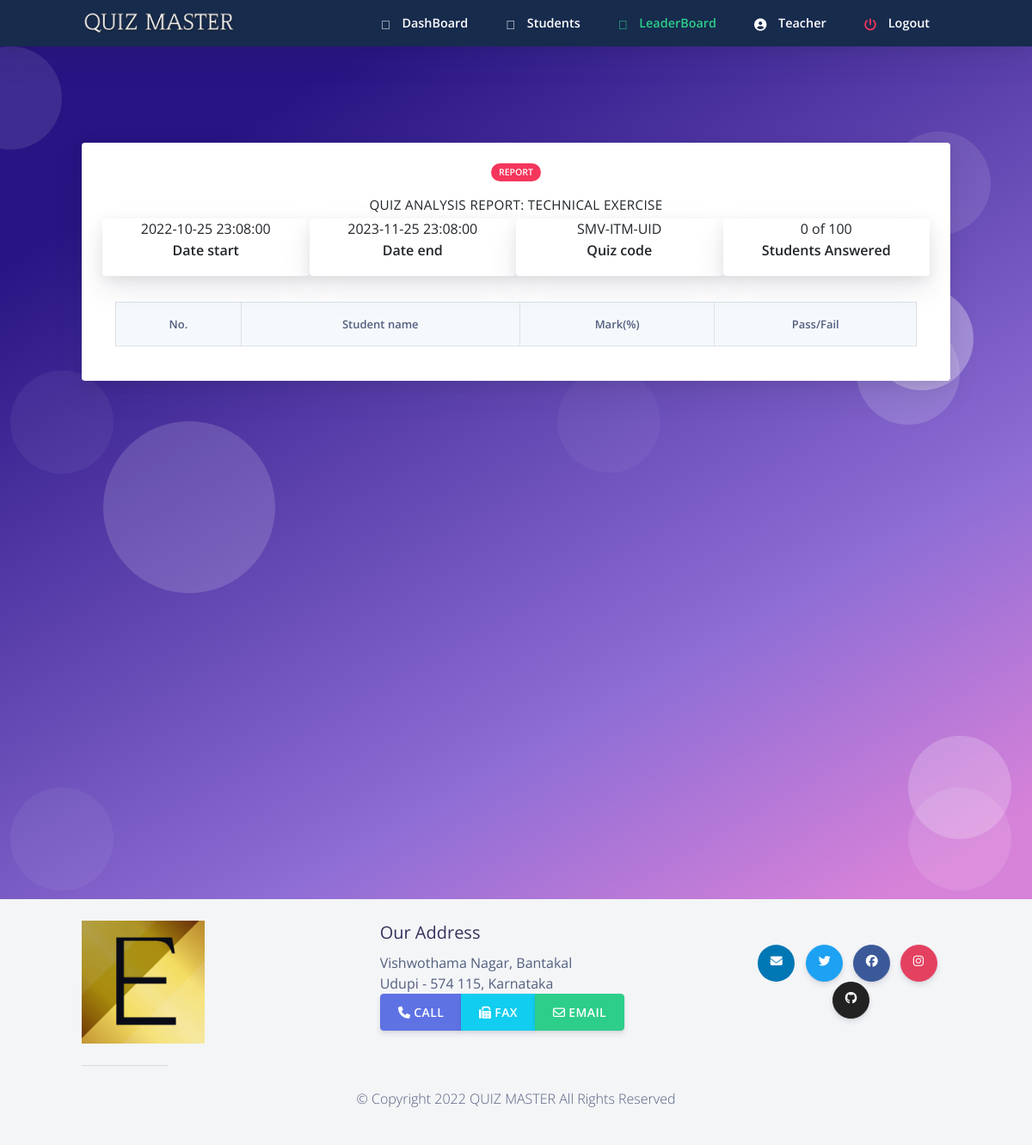
The app's page /teacher/quiz-report.php?quizID=1 (signed in) with its own data.
### tables this page shows
CREATE TABLE `instructor` (
  `instructorID` int(11) NOT NULL,
  `name` varchar(255) NOT NULL,
  `username` varchar(255) NOT NULL,
  `ipassword` varchar(255) NOT NULL
);

CREATE TABLE `quiz` (
  `quizID` int(11) NOT NULL,
  `InstructorID` int(11) NOT NULL,
  `quizName` varchar(255) NOT NULL,
  `dateOpen` datetime NOT NULL,
  `dateClose` datetime NOT NULL,
  `quizDescription` varchar(255) NOT NULL,
  `quizCode` varchar(255) NOT NULL,
  `classAverage` float NOT NULL,
  `numStudents` int(4) NOT NULL
);

### teacher/quiz-report.php (the view, shortened to what this page needs)
<html>
<?php require ("header.php");?>
<?php
require_once 'sql.php';
$id1 = $_SESSION["instructorID"];
$sql = "SELECT * FROM `instructor`
        WHERE `instructorID` = $id1";
 $res = mysqli_query($conn,$sql);
    if ($res == true) {
        global $tname;
        while ($row = mysqli_fetch_array($res)) {
            $tname = $row['name'];
        }
    }
$id = $_GET['quizID'];
$query = "SELECT * FROM quiz
          WHERE quizid = $id";
$result = $conn->query($query);
?>
  <body class="bg-white" id="top">
    <nav
      id="navbar-main"
      class="
        navbar navbar-main navbar-expand-lg
        bg-default
        navbar-light
        position-sticky
        top-0
        shadow
        py-0
      "
    >
      <div class="container">
        <ul class="navbar-nav navbar-nav-hover align-items-lg-center">
          <li class="nav-item dropdown">
            <a href="index.php" class="navbar-brand mr-lg-5 text-white">
                               <img src="../assets/img/navbar.png" />
            </a>
          </li>
        </ul>
        <div class="navbar-collapse collapse bg-default" id="navbar_global">
          <ul class="navbar-nav align-items-lg-center ml-auto">
				 <li class="nav-item">
              <a href="home.php" class="nav-link">
                <span class="text-white nav-link-inner--text font-weight-bold"
                  ><i class="text-white fad fa-home"></i> DashBoard</span
                >
              </a>
            </li>
			 <li class="nav-item">
              <a href="studentslist.php" class="nav-link">
                <span class="text-white nav-link-inner--text font-weight-bold"
                  ><i class="text-white fad fa-poll"></i> Students</span
                >
              </a>
            </li>
			 <li class="nav-item">
              <a href="leaderboard.php" class="nav-link">
                <span class="text-success nav-link-inner--text font-weight-bold"
                  ><i class="text-success fad fa-award"></i> LeaderBoard</span
                >
              </a>
            </li>
			 <li class="nav-item">
              <a href="profile.php" class="nav-link">
                <span class="text-white nav-link-inner--text font-weight-bold"
                  ><i class="text-white fas fa-user-circle"></i> <?php echo $tname ?></span
                >
              </a>
            </li>
		   <li class="nav-item">
              <a href="logout.php" class="nav-link">
                <span class="text-white nav-link-inner--text font-weight-bold"
                  ><i class="text-danger fas fa-power-off"></i> Logout</span
                >
              </a>
            </li>
          </ul>
        </div>
      </div>
    </nav>
  <section class="section section-shaped section-lg">
    <div class="shape shape-style-1 shape-primary">
      <span></span>
      <span></span>
      <span></span>
      <span></span>
      <span></span>
      <span></span>
      <span></span>
      <span></span>
      <span></span>
      <span></span>
    </div>
<div class="container">
<div class="row">
            <div class="col-sm-12 mb-3">
              <div class="card card-body bg-gradient-white text-white mt-3">
			  <div class="col-12 mx-auto text-center">
            <span class="badge badge-danger badge-pill mb-3">Report</span>
            <div class="text-dark">
                <div class="heading">
				<?php
                $insTargetStud = '';
                if($result-> num_rows >0) {
                        while ($row = $result-> fetch_assoc()) {?>
                    Quiz Analysis Report: <?php echo $row["quizName"];
                    $insTargetStud = $row["numStudents"];
                    ?>
                </div>
                <div class="mt-1 row">
                    <div class="card col-md-3">
                        <?php echo $row["dateOpen"];?>
                        <p class="font-weight-bold" >Date start</p>
                    </div>
                    <div class="card col-md-3">
                    <?php echo $row["dateClose"];?>
                        <p class="font-weight-bold">Date end</p>
                    </div>
                    <div class="card col-md-3">
                    <?php echo $row["quizCode"];?>
                        <p class="font-weight-bold">Quiz code</p>
                    </div>
                    <?php }
                    }?>
                    <div class="card col-md-3">
                        <?php
                            $cur = "SELECT COUNT(DISTINCT StudentID) FROM answeredquiz WHERE quizID= $id";
                            $curCount = mysqli_query($conn, $cur);
                            if($curCount-> num_rows >0) {
                                while ($rox = $curCount-> fetch_assoc()) {
                                    echo $rox["COUNT(DISTINCT StudentID)"];
                                    echo " of ";
                                    echo $insTargetStud;
                                }
                            }
                        ?>
                        <p class="font-weight-bold">Students Answered</p>
                    </div>
                </div>
                <div class="table-responsive">
                <table class="table table-striped table-hover table-bordered text-center">
                    <tr class="font-weight-bold">
                        <th>No.</th><th>Student name</th><th>Mark(%)</th><th>Pass/Fail</th>
                    </tr>
                </table>
                </div>
            </div>
          </div>
                  </div>
                </div>
              </div>
    </div>
</section>
    <?php require("footer.php");?>
</body>
</html>

### records on screen
instructor: name "Teacher"
quiz: quizName "TECHNICAL EXERCISE", dateOpen "2022-10-25 23:08:00", dateClose "2023-11-25 23:08:00", quizCode "SMV-ITM-UID", numStudents "100"

### other values on screen
$rox["COUNT(DISTINCT StudentID)"] "0"
